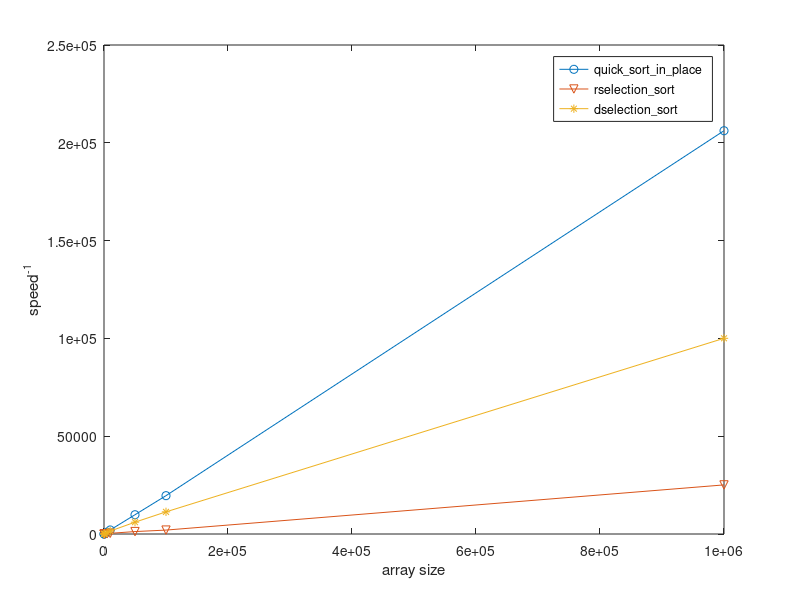

The MATLAB source for this figure:
clear all;clc;
t0=[1 17 154 923 2053 9853 19602 206184];
t1=[1 4 24 158 355 1243 2004 25104];
t2=[2 16 152 749 1498 6046 11323 100056];
size=[10 100 1000 5000 10000 50000 100000 1000000];
plot(size,t0,'o-',size,t1,'v-',size,t2,'*-');
xlabel('array size');
ylabel('speed^{-1}');
legend('quick\_sort\_in\_place','rselection\_sort','dselection\_sort');